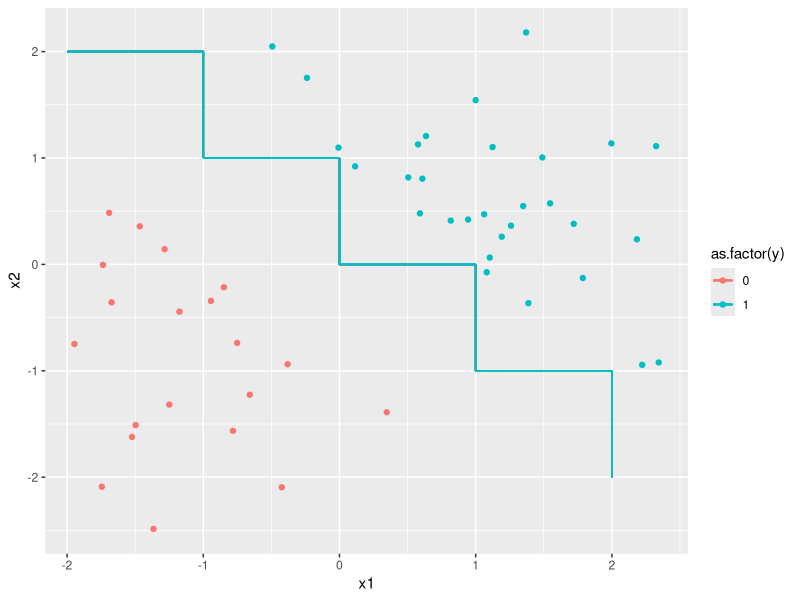

This chart was generated by the following R code:
## ---- chunk 1
x1 = rnorm(100, 0, 1)
x2 = rnorm(100, 0, 1)
y = ifelse(x1 + x2 > 0, 1, 0)
d = data.frame(cbind(x1, x2, y)[which(x1 + x2 > 1 | x1 + x2 < -1),])
library(ggplot2)
ggplot(d, aes(x = x1, y = x2, color = as.factor(y))) + 
	geom_point() + 
	geom_segment(x = -2, y = 2, xend = -1, yend = 2) +
	geom_segment(x = -1, y = 2, xend = -1, yend = 1) +
	geom_segment(x = -1, y = 1, xend = 0, yend = 1) +
	geom_segment(x = 0, y = 1, xend = 0, yend = 0) +
	geom_segment(x = 0, y = 0, xend = 1, yend = 0) +
	geom_segment(x = 1, y = 0, xend = 1, yend = -1) +
	geom_segment(x = 1, y = -1, xend = 2, yend = -1) +
	geom_segment(x = 2, y = -1, xend = 2, yend = -2)
